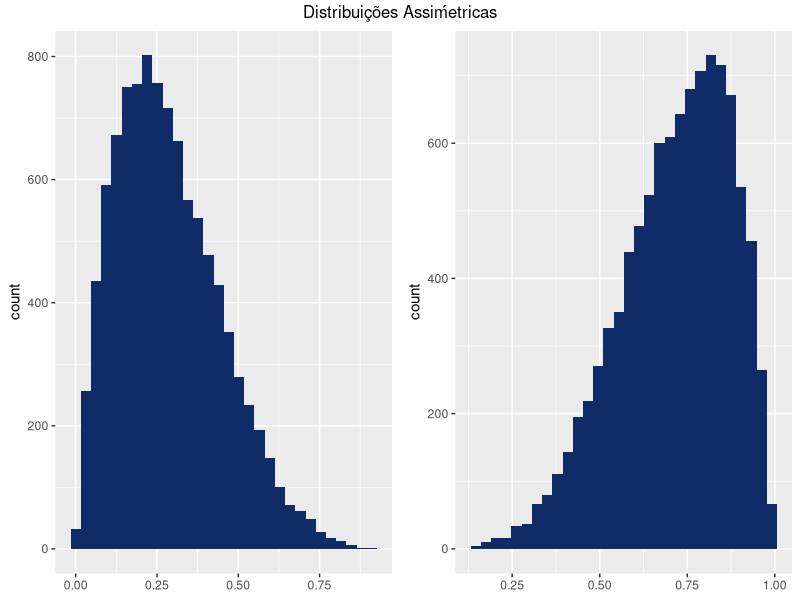
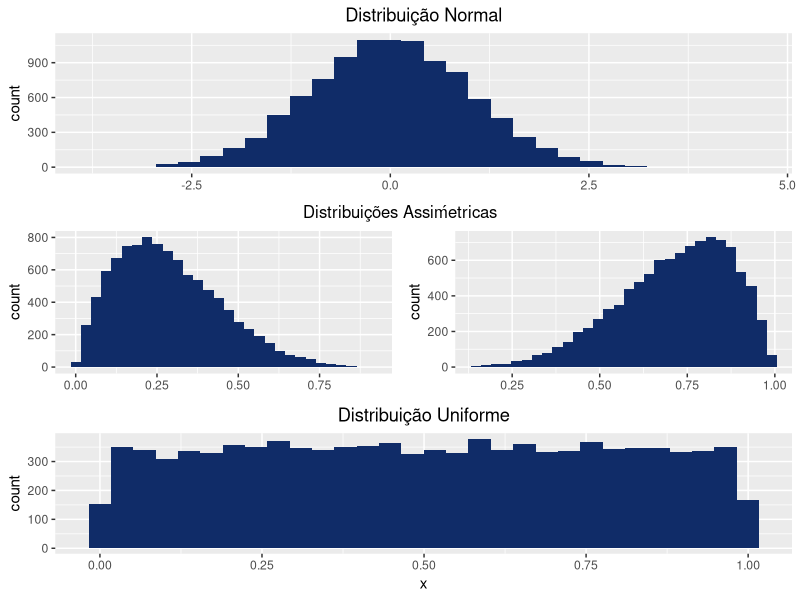

These charts were generated, in order, by the following R code:
# base de distribuicoes -----------------------------------------------------------
populacao <- c(0:20)
normal <- rnorm(10000)
direita <- rbeta(10000,2,5)
esquerda <- rbeta(10000,5,2)
uniforme <- runif(10000)

distribuicoes <- data.frame(normal, direita, esquerda, uniforme)

cores_abj <- c("#102C68", "#AFCA0A", "#575756")
# distribuicao normal -----------------------------------------------------
p_normal <- ggplot2::ggplot(distribuicoes) +
  ggplot2::aes(x = normal) +
  ggplot2::geom_histogram(fill = cores_abj[1]) +
  ggplot2::ggtitle("Distribuição Normal") +
  ggplot2::theme(
    plot.title = ggplot2::element_text(hjust = 0.5),
    axis.title.x = ggplot2::element_blank()
  )

# distribuicoes assimetricas ----------------------------------------------
p_direita <- ggplot2::ggplot(distribuicoes) +
  ggplot2::aes(x = direita) +
  ggplot2::geom_histogram(fill = cores_abj[1]) +
  ggplot2::theme(
    axis.title.x = ggplot2::element_blank()
  )

p_esquerda <- ggplot2::ggplot(distribuicoes) +
  ggplot2::aes(x = esquerda) +
  ggplot2::geom_histogram(fill = cores_abj[1]) +
  ggplot2::theme(
    axis.title.x = ggplot2::element_blank()
  )

p_assimetrica <- gridExtra::grid.arrange(
  p_direita,
  p_esquerda,
  ncol = 2, nrow = 1,
  top = "Distribuições Assiḿetricas")

# distribuicao uniforme --------------------------------------------------
p_uniforme <- ggplot2::ggplot(distribuicoes) +
  ggplot2::aes(x = uniforme) +
  ggplot2::geom_histogram(fill = cores_abj[1]) +
  ggplot2::ggtitle("Distribuição Uniforme") +
  ggplot2::xlab("x") +
  ggplot2::theme(
    plot.title = ggplot2::element_text(hjust = 0.5)
  )
# todos os graficos -------------------------------------------------------

gridExtra::grid.arrange(
  p_normal,
  p_assimetrica,
  p_uniforme
)


